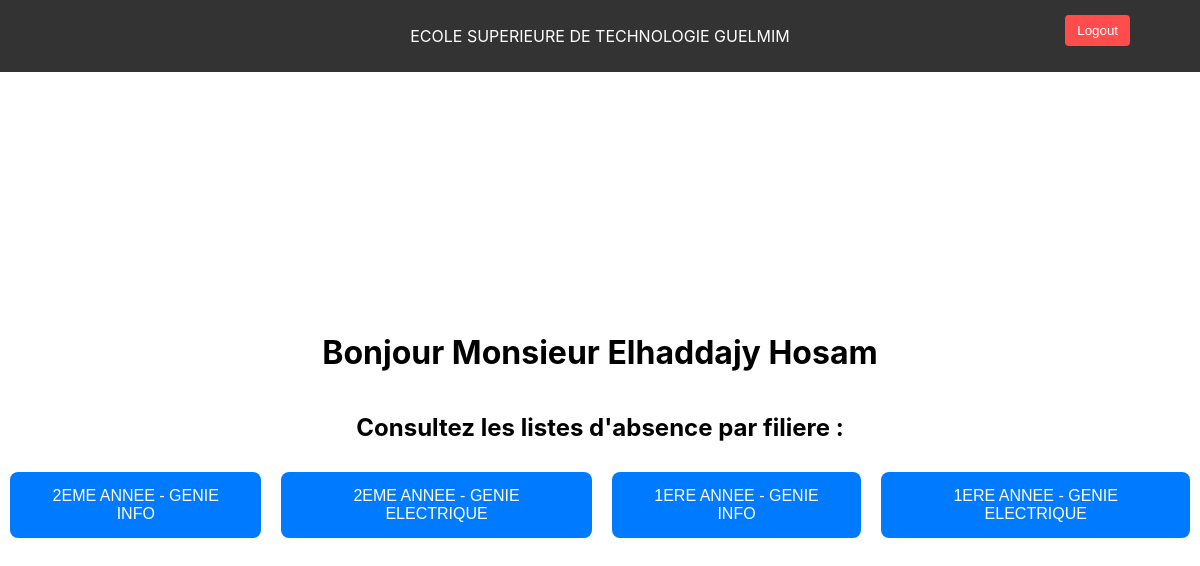
The app's page /admin_dashboard (signed in) with its own data.
### pfe/models.py (models this page shows, shortened)
class Annee(models.Model):
    Identifiant_Annee = models.AutoField(primary_key=True)
    Nom = models.CharField(max_length=50)

### pfe/views.py (the view)
# urls.py: path('admin_dashboard',admin_view, name='admin'),
@login_required(login_url='')
def admin_view(request):
    Identifiant_annees = Annee.objects.values_list('Identifiant_Annee', flat=True).distinct()
    annees = Annee.objects.all()
    tab_data = []
    for annee in annees:
        filieres = Filiere.objects.filter(Identifiant_Annee=annee.Identifiant_Annee)
        nom_filieres = filieres.values_list('Nom', flat=True)
        nom_annee = annee.Nom
        for nom_filiere in nom_filieres:
            data = {"nom_filiere": nom_filiere, "nom_annee": nom_annee}
            tab_data.append(data)
    lname = request.session.get("lname")
    fname = request.session.get("fname")
    name = f"{lname} {fname}"
    context = {'tab_data': tab_data, "name":name}
    print(name)
    return render(request, 'admin.html', context)

### pfe/templates/admin.html (shortened to what this page needs)
<!DOCTYPE html>
<html lang="en">
<head>
</head>
<body>
    {% include 'navbar.html' %}
    <div class="content-wrapper">
        <h1>Bonjour Monsieur {{ name }}</h1>
        <h2>Consultez les listes d'absence par filiere :</h2>
        <div class="button-wrapper">
            {% for data in tab_data %}
                <button class="button" onclick="window.location.href='{% url 'list_absence_view' %}?filiere_name={{ data.nom_filiere }}&nom_annee={{ data.nom_annee }}'">
                    {{ data.nom_annee }} - {{ data.nom_filiere }}
                </button>
            {% endfor %}
        </div>
    </div>
</body>
</html>

### pfe/templates/admin.html (style rules this page uses)
body,html { font-family: Roobert,-apple-system,BlinkMacSystemFont,"Segoe UI",Helvetica,Arial,sans-serif,"Apple Color Emoji","Segoe UI Emoji","Segoe UI Symbol"; margin: 0; padding: 0; height: 100%; display: flex; flex-direction: column; }
.content-wrapper { flex-grow: 1; display: flex; flex-direction: column; justify-content: center; align-items: center; padding-top: 60px; box-sizing: border-box; }
.button-wrapper { display: flex; }
.button { padding: 15px 30px; background-color: #007bff; color: white; border: none; border-radius: 8px; cursor: pointer; margin: 10px; font-size: 16px; text-transform: uppercase; }

### records on screen
Annee: nom_annee "2EME ANNEE" "2EME ANNEE"
Annee: nom_annee "1ERE ANNEE" "1ERE ANNEE"

### other values on screen
{{ name }} "Elhaddajy Hosam"
{{ data.nom_filiere }} "GENIE INFO" "GENIE ELECTRIQUE" "GENIE INFO" "GENIE ELECTRIQUE"
